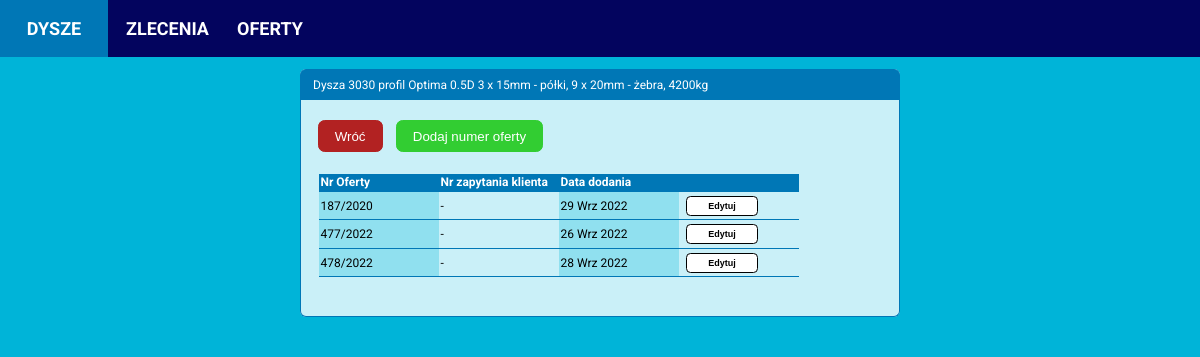
/nozzle/1/offers, run on the app's committed database.
### calculator/models.py (models this page shows, shortened)
class Nozzle(models.Model):
    PROFILES = (('Optima', 'Optima'),
                ('19A', '19A'),
                )
    INNER_RING_TYPES = (('Complete st. st. inside', 'Wnętrze nierdzewne'),
                        ('St. st. ring inside', 'Pierścień kawitacyjny nierdzewny'),
                        ('Complete steel', 'Wnętrze ze stali zwykłej'),
                        ('St. st. ring and outlet', 'Pierścień kawitacyjny i wylot ze stali nierdzewnej'))
    date_created = models.DateTimeField(auto_now_add=True)
    diameter = models.PositiveIntegerField(null=False, blank=False)
    profile = models.CharField(max_length=32, choices=PROFILES, null=False, blank=False)
    drawing_number = models.CharField(max_length=32, blank=True)
    profile_height = models.PositiveIntegerField(null=False, blank=False)
    inner_ring_type = models.CharField(max_length=32, choices=INNER_RING_TYPES, null=False, blank=False)
    inner_ring_thickness_propeller_zone = models.PositiveIntegerField(null=False, blank=False)
    inner_ring_thickness_inlet_zone = models.PositiveIntegerField(null=False, blank=False)
    inner_ring_thickness_outlet_zone = models.PositiveIntegerField(null=False, blank=False)
    ribs_quantity = models.PositiveIntegerField(null=False, blank=False)
    ribs_thickness = models.PositiveIntegerField(null=False, blank=False)
    segments_quantity = models.PositiveIntegerField(null=False, blank=False)
    segments_thickness = models.PositiveIntegerField(null=False, blank=False)
    has_headbox = models.BooleanField(null=False, blank=False)
    has_outlet_ring = models.BooleanField(null=False, blank=False)
    theoretical_weight = models.PositiveIntegerField(blank=True, default=0)
    real_weight = models.PositiveIntegerField(blank=True, default=0)

class Offer(models.Model):
    this_year = datetime.datetime.now().year
    nozzle = models.ForeignKey(Nozzle, on_delete=models.CASCADE)
    date_created = models.DateTimeField(auto_now_add=True)
    dmcg_offer_number = models.CharField(max_length=4, blank=False, null=False)
    client_inquiry_number = models.CharField(max_length=32, blank=True, null=True)
    offer_year = models.PositiveIntegerField(default=int(this_year), blank=False, null=False)

### calculator/views.py (the view)
# urls.py: path('nozzle/<int:nozzle_id>/offers', nozzle_offers_view, name='nozzle_offers'),
def nozzle_offers_view(request, nozzle_id):
    nozzle = Nozzle.objects.get(id=nozzle_id)
    offers = nozzle.offer_set.order_by('dmcg_offer_number')
    ratio = round((nozzle.profile_height / nozzle.diameter), 1)
    context = {'nozzle': nozzle,
               'offers': offers,
               'ratio': ratio,
               }
    template = 'calculator/nozzle-offers.html'
    return render(request, template, context)

### calculator/templates/calculator/nozzle-offers.html
{% extends 'calculator/base.html' %}
{% block content %}
<div class="content-main">
  <div class="item-box">
    <div class="item-header-box">
      <p>Dysza {{ nozzle.diameter }}
       profil {{ nozzle.profile }}
      {{ ratio }}D {{ type_name }}
      {{ nozzle.segments_quantity}} x {{ nozzle.segments_thickness}}mm - półki,
      {{ nozzle.ribs_quantity}} x {{ nozzle.ribs_thickness}}mm - żebra,
      {{ nozzle.theoretical_weight }}kg</p>
    </div>
    <div class="item-details">
      <div class="button-box">
        <a href="{% url 'calculator:nozzle_details' nozzle.id %}"><button class="cancel-btn">Wróć</button></a>
        <a href="{% url 'calculator:add_nozzle_offer' nozzle.id %}"><button class="add-btn">Dodaj numer oferty</button></a>
      </div>
      <div class="item-details-table">
        <table>
          <thead>
            <tr>
              <th>Nr Oferty</th>
              <th>Nr zapytania klienta</th>
              <th>Data dodania</th>
              <th></th>
            </tr>
          </thead>
          {% for offer in offers %}
          <tr>
            <td>{{ offer.dmcg_offer_number }}/{{ offer.offer_year }}</td>
            {% if offer.client_inquiry_number %}
              <td>{{ offer.client_inquiry_number }}</td>
              {% else %}
              <td>-</td>
            {% endif %}
            {% load i18n %}
            {% language 'pl' %}
            <td>{{ offer.date_created|date:"d M Y" }}</td>
            {% endlanguage %}
            <td><a href="{% url 'calculator:edit_nozzle_offer' nozzle_id=nozzle.id offer_id=offer.id %}"><button class="show-btn">Edytuj</button></a></td>
          </tr>
          {% endfor %}
        </table>
      </div>
    </div>
  </div>
</div>
{% endblock content %}

### static/styles.css (style rules this page uses)
body { font-family: Roboto, Arial; font-size: 12px; margin: 0 auto; padding: 0; background-color: #00b4d8; }
table { width: 480px; }
table, th, td { border-collapse: collapse; text-align: left; border-bottom: 1px solid #0077b6; margin-left: 0.5em; margin-bottom: 2em; }
td:nth-child(2n+1) { background-color: #90e0ef; }
thead { background-color: #0077b6; color: white; font-weight: 300; }
thead th { width: 100px; }
th, td { padding: 0.125em; }
.content-main { display: flex; flex-direction: row; background-color: #00b4d8; justify-content: space-between; align-items: flex-start; margin: 0 auto; padding: 0 auto; }
.item-box { min-width: 350px; width: 600px; display: flex; flex-direction: column; background-color: #CAF0F8; border-radius: 0.5em; margin: 1em auto; padding: 0px; }
.item-header-box { display: flex; margin: 0; padding-left: 1em; background-color: #0077b6; height: 2.5em; color: white; border-top-left-radius: 0.5em; border-top-right-radius: 0.5em; border-left: 1px solid #0077b6; border-right: 1px solid #0077b6; border-top: 1px solid #0077b6; align-items: center; }
.item-details { padding: 1em 1em; border-left: 1px solid #0077b6; border-right: 1px solid #0077b6; border-bottom: 1px solid #0077b6; border-bottom-left-radius: 0.5em; border-bottom-right-radius: 0.5em; }
.item-details-table { padding: 0.25em 0; margin-top: 1em; }
.button-box { display: flex; justify-content: flex-start; align-items: center; margin: 0.125em 0.25em; }
.show-btn { font-size: 0.75em; font-weight: bold; text-align: center; margin: 0.25em 0.625em; background-color: white; border: 1px solid black; border-radius: 0.5em; height: 1.25rem; width: 8em; cursor: pointer; transition: background-color 0.2s; transition: color 0.2s; }
.add-btn, .confirm-btn, .cancel-btn { background-color: limegreen; color: white; border: 1px solid limegreen; border-radius: 0.5em; height: 2rem; padding: 0.5rem 1rem; margin: 0.5em 0.5em; cursor: pointer; }
.cancel-btn { background-color: firebrick; border: 1px solid firebrick; margin-left: 0.125em; }

### data on the page
Nozzle: diameter "3030", profile "Optima", segments_quantity "3", segments_thickness "15", ribs_quantity "9", ribs_thickness "20", theoretical_weight "4200"
Offer: dmcg_offer_number "187", offer_year "2020", date_created "29 Wrz 2022"
Offer: dmcg_offer_number "477", offer_year "2022", date_created "26 Wrz 2022"
Offer: dmcg_offer_number "478", offer_year "2022", date_created "28 Wrz 2022"

### other printed values
{{ ratio }} "0.5"
